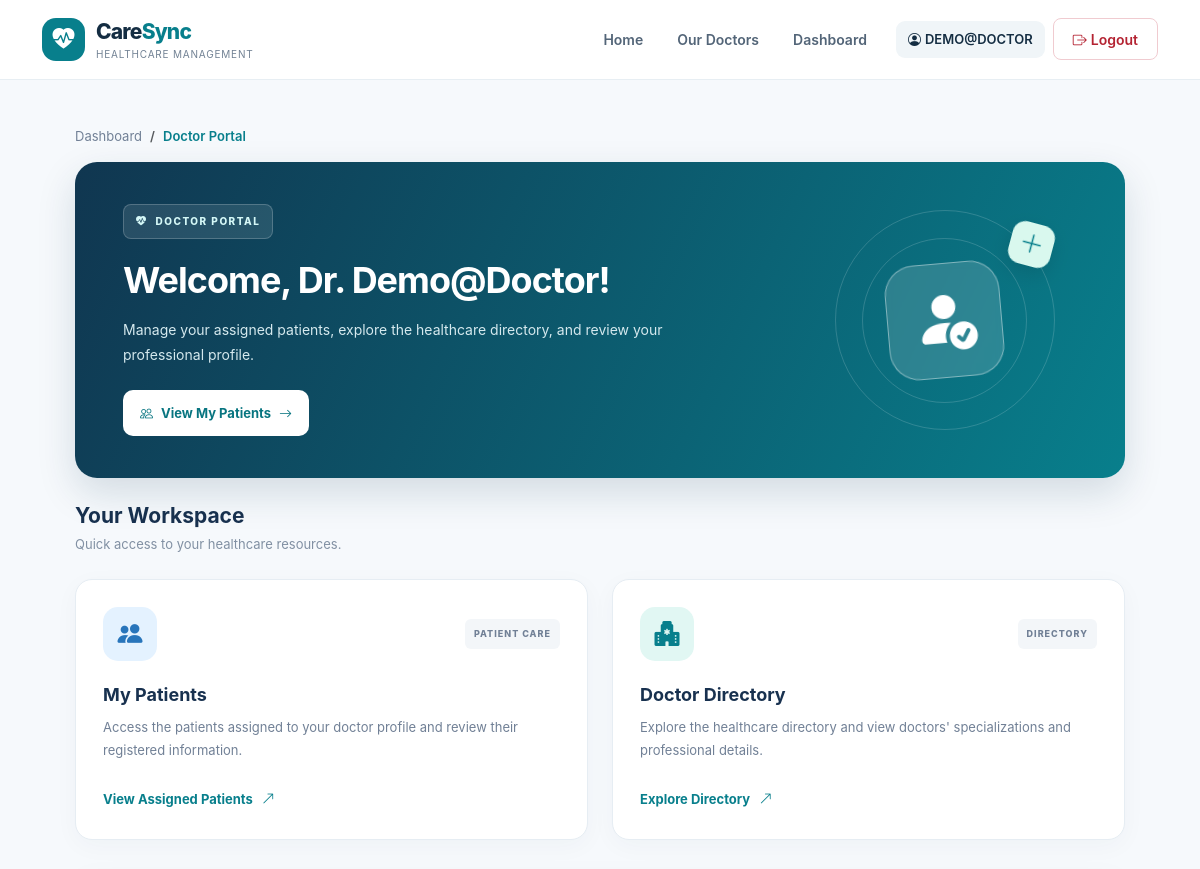
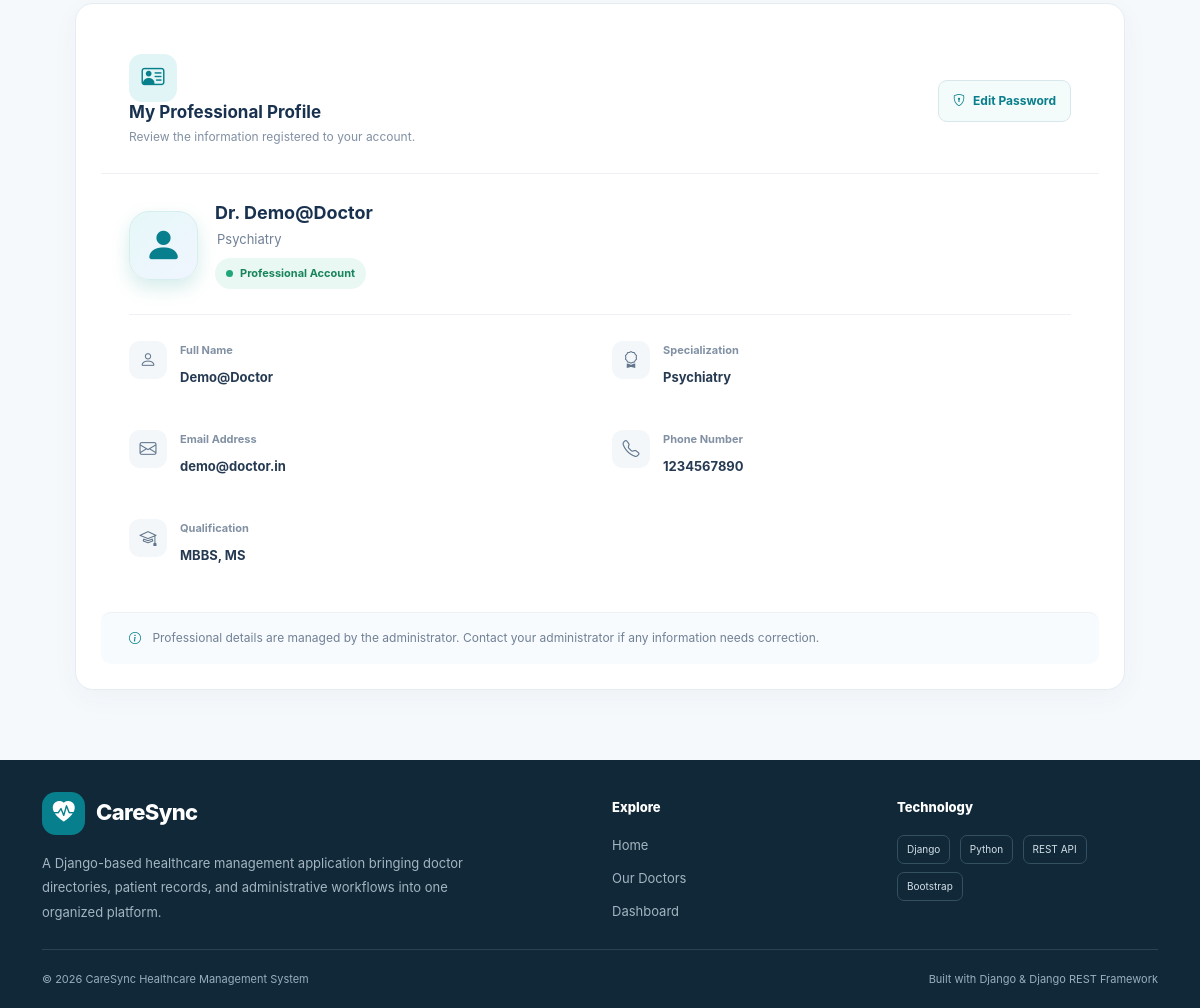
Page /doctor/dashboard/ (signed in) on the committed database (2 pictures, top to bottom).
### healthcare/models.py (models this page shows, shortened)
class Doctor(models.Model):
    user = models.OneToOneField(
        User,
        on_delete=models.CASCADE,
        related_name='doctor_profile',
        null=True,
        blank=True
    )
    name = models.CharField(max_length=100)
    specialization = models.CharField(max_length=100)
    phone = models.CharField(max_length=15)
    email = models.EmailField()
    must_change_password = models.BooleanField(default=True)
    qualification = models.CharField(
        max_length=200,
        blank=True
    )
    experience_years = models.PositiveSmallIntegerField(
        null=True,
        blank=True
    )
    consultation_fee = models.DecimalField(
        max_digits=8,
        decimal_places=2,
        null=True,
        blank=True
    )
    availability = models.CharField(
        max_length=200,
        blank=True
    )
    bio = models.TextField(
        blank=True
    )

### healthcare/views.py (the view)
# urls.py: path('doctor/dashboard/', views.doctor_dashboard, name='doctor_dashboard'),
@login_required
def doctor_dashboard(request):
    doctor = request.user.doctor_profile
    return render(
        request,
        'healthcare/doctor_dashboard.html',
        {'doctor': doctor}
    )

### templates/healthcare/doctor_dashboard.html (shortened to what this page needs)
{% extends "healthcare/base.html" %}
{% block content %}
<div class="doctor-dashboard">
    <nav aria-label="breadcrumb" class="doctor-breadcrumb">
        <ol class="breadcrumb mb-0">
            <li class="breadcrumb-item">
                <a href="{% url 'doctor_dashboard' %}">Dashboard</a>
            </li>
            <li class="breadcrumb-item active" aria-current="page">
                Doctor Portal
            </li>
        </ol>
    </nav>
    <section class="doctor-welcome">
        <div class="doctor-welcome-content">
            <span class="doctor-welcome-label">
                <i class="bi bi-heart-pulse-fill me-2"></i>
                DOCTOR PORTAL
            </span>
            <h1>
                Welcome, Dr. {{ doctor.name|default:request.user.username }}!
            </h1>
            <p>
                Manage your assigned patients, explore the healthcare
                directory, and review your professional profile.
            </p>
            <a href="{% url 'doctor_patients' %}"
               class="doctor-welcome-button">
                <i class="bi bi-people me-2"></i>
                View My Patients
                <i class="bi bi-arrow-right ms-2"></i>
            </a>
        </div>
        <div class="doctor-welcome-art" aria-hidden="true">
            <div class="doctor-art-circle doctor-art-circle-one"></div>
            <div class="doctor-art-circle doctor-art-circle-two"></div>
            <div class="doctor-art-icon">
                <i class="bi bi-person-fill-check"></i>
            </div>
            <div class="doctor-art-cross">
                <i class="bi bi-plus-lg"></i>
            </div>
        </div>
    </section>
    <div class="doctor-section-heading">
        <div>
            <h2>Your Workspace</h2>
            <p>Quick access to your healthcare resources.</p>
        </div>
    </div>
    <div class="row g-4 doctor-dashboard-cards">
        <div class="col-md-6">
            <div class="doctor-action-card doctor-patients-card">
                <div class="doctor-action-top">
                    <div class="doctor-action-icon patients-icon">
                        <i class="bi bi-people-fill"></i>
                    </div>
                    <span class="doctor-card-tag">PATIENT CARE</span>
                </div>
                <h3>My Patients</h3>
                <p>
                    Access the patients assigned to your doctor profile
                    and review their registered information.
                </p>
                <a href="{% url 'doctor_patients' %}"
                   class="doctor-card-link">
                    View Assigned Patients
                    <i class="bi bi-arrow-up-right"></i>
                </a>
            </div>
        </div>
        <div class="col-md-6">
            <div class="doctor-action-card doctor-directory-card">
                <div class="doctor-action-top">
                    <div class="doctor-action-icon directory-icon">
                        <i class="bi bi-hospital-fill"></i>
                    </div>
                    <span class="doctor-card-tag">DIRECTORY</span>
                </div>
                <h3>Doctor Directory</h3>
                <p>
                    Explore the healthcare directory and view
                    doctors' specializations and professional details.
                </p>
                <a href="{% url 'doctors' %}"
                   class="doctor-card-link">
                    Explore Directory
                    <i class="bi bi-arrow-up-right"></i>
                </a>
            </div>
        </div>
    </div>
    <section class="doctor-profile-card">
        <div class="doctor-profile-header">
            <div class="doctor-profile-heading">
                <div class="doctor-profile-heading-icon">
                    <i class="bi bi-person-vcard"></i>
                </div>
                <div>
                    <h2>My Professional Profile</h2>
                    <p>Review the information registered to your account.</p>
                </div>
            </div>
            <a href="{% url 'edit_doctor' doctor.pk %}"
               class="doctor-password-button">
                <i class="bi bi-shield-lock me-2"></i>
                Edit Password
            </a>
        </div>
        <div class="doctor-profile-content">
            <div class="doctor-profile-identity">
                <div class="doctor-profile-avatar">
                    <i class="bi bi-person-fill"></i>
                </div>
                <div>
                    <h3>
                        Dr. {{ doctor.name|default:request.user.username }}
                    </h3>
                    <p>
                        {{ doctor.specialization|default:"Medical Professional" }}
                    </p>
                    <span class="doctor-profile-status">
                        <span class="doctor-status-dot"></span>
                        Professional Account
                    </span>
                </div>
            </div>
            <div class="doctor-profile-divider"></div>
            <div class="row g-4">
                <div class="col-md-6">
                    <div class="doctor-profile-field">
                        <span class="doctor-field-icon">
                            <i class="bi bi-person"></i>
                        </span>
                        <div>
                            <span class="doctor-field-label">Full Name</span>
                            <p>
                                {{ doctor.name|default:request.user.username }}
                            </p>
                        </div>
                    </div>
                </div>
                <div class="col-md-6">
                    <div class="doctor-profile-field">
                        <span class="doctor-field-icon">
                            <i class="bi bi-award"></i>
                        </span>
                        <div>
                            <span class="doctor-field-label">Specialization</span>
                            <p>
                                {{ doctor.specialization|default:"Not provided" }}
                            </p>
                        </div>
                    </div>
                </div>
                <div class="col-md-6">
                    <div class="doctor-profile-field">
                        <span class="doctor-field-icon">
                            <i class="bi bi-envelope"></i>
                        </span>
                        <div>
                            <span class="doctor-field-label">Email Address</span>
                            <p class="doctor-profile-value">
                                {{ doctor.email|default:request.user.email|default:"Not provided" }}
                            </p>
                        </div>
                    </div>
                </div>
                <div class="col-md-6">
                    <div class="doctor-profile-field">
                        <span class="doctor-field-icon">
                            <i class="bi bi-telephone"></i>
                        </span>
                        <div>
                            <span class="doctor-field-label">Phone Number</span>
                            <p>
                                {{ doctor.phone|default:"Not provided" }}
                            </p>
                        </div>
                    </div>
                </div>
                {% if doctor.qualification %}
                <div class="col-md-6">
                    <div class="doctor-profile-field">
                        <span class="doctor-field-icon">
                            <i class="bi bi-mortarboard"></i>
                        </span>
                        <div>
                            <span class="doctor-field-label">Qualification</span>
                            <p>{{ doctor.qualification }}</p>
                        </div>
                    </div>
                </div>
                {% endif %}
            </div>
        </div>
        <div class="doctor-profile-footer">
            <i class="bi bi-info-circle me-2"></i>
            Professional details are managed by the administrator.
            Contact your administrator if any information needs correction.
        </div>
    </section>
</div>
{% endblock %}

### templates/healthcare/base.html (shortened to what this page needs)
{% load static %}
<!DOCTYPE html>
<html lang="en">
<head>
    <link href="https://cdn.jsdelivr.net/npm/bootstrap@5.3.8/dist/css/bootstrap.min.css"
          rel="stylesheet">
    <link rel="stylesheet"
          href="https://cdn.jsdelivr.net/npm/bootstrap-icons@1.13.1/font/bootstrap-icons.min.css">
    <link rel="stylesheet" href="{% static 'css/style.css' %}">
</head>
<body>
<nav class="navbar navbar-expand-lg site-navbar sticky-top">
    <div class="container">
        <a class="navbar-brand brand-lockup" href="{% url 'home' %}">
            <span class="brand-mark">
                <i class="bi bi-heart-pulse-fill"></i>
            </span>
            <span>
                <span class="brand-title">Care<span>Sync</span></span>
                <small class="brand-subtitle">Healthcare Management</small>
            </span>
        </a>
        <div class="collapse navbar-collapse" id="mainNavbar">
            <ul class="navbar-nav ms-auto align-items-lg-center gap-lg-2">
                <li class="nav-item">
                    <a class="nav-link" href="{% url 'home' %}">
                        Home
                    </a>
                </li>
                <li class="nav-item">
                    <a class="nav-link" href="{% url 'doctors' %}">
                        Our Doctors
                    </a>
                </li>
                {% if user.is_authenticated %}
                    {% if user.is_staff %}
                        <li class="nav-item">
                            <a class="nav-link" href="{% url 'dashboard' %}">
                                Admin Dashboard
                            </a>
                        </li>
                    {% else %}
                        <li class="nav-item">
                            <a class="nav-link" href="{% url 'doctor_dashboard' %}">
                                Dashboard
                            </a>
                        </li>
                    {% endif %}
                    <li class="nav-item ms-lg-2">
                        <span class="nav-user">
                            <i class="bi bi-person-circle me-1"></i>
                            {{ user.username| upper }}
                        </span>
                    </li>
                    <li class="nav-item">
                        <a href="{% url 'logout' %}"
                           class="btn btn-nav-outline">
                            <i class="bi bi-box-arrow-right me-1"></i>
                            Logout
                        </a>
                    </li>
                {% else %}
                    <li class="nav-item ms-lg-2">
                        <a href="{% url 'login' %}" class="btn btn-nav-primary">
                            Sign In <i class="bi bi-arrow-right ms-1"></i>
                        </a>
                    </li>
                {% endif %}
            </ul>
        </div>
    </div>
</nav>
<main>
    {% block content %}{% endblock %}
</main>
<footer class="site-footer">
    <div class="container">
        <div class="row g-4 py-2 mt-0">
            <div class="col-lg-6">
                <a href="{% url 'home' %}" class="footer-brand">
                    <span class="brand-mark">
                        <i class="bi bi-heart-pulse-fill"></i>
                    </span>
                    CareSync
                </a>
                <p class="footer-description mt-3">
                    A Django-based healthcare management application
                    bringing doctor directories, patient records, and
                    administrative workflows into one organized platform.
                </p>
            </div>
            <div class="col-6 col-lg-3">
                <h6 class="footer-heading">Explore</h6>
                <a class="footer-link" href="{% url 'home' %}">Home</a>
                <a class="footer-link" href="{% url 'doctors' %}">Our Doctors</a>
                {% if user.is_authenticated %}
                    <a class="footer-link" href="{% url 'dashboard' %}">Dashboard</a>
                {% else %}
                    <a class="footer-link" href="{% url 'login' %}">Sign In</a>
                {% endif %}
            </div>
            <div class="col-6 col-lg-3">
                <h6 class="footer-heading">Technology</h6>
                <span class="tech-tag">Django</span>
                <span class="tech-tag">Python</span>
                <span class="tech-tag">REST API</span>
                <span class="tech-tag">Bootstrap</span>
            </div>
        </div>
        <div class="footer-bottom d-flex flex-column flex-md-row
                    justify-content-between gap-2">
            <span>&copy; {% now "Y" %} CareSync Healthcare Management System</span>
            <span>Built with Django &amp; Django REST Framework</span>
        </div>
    </div>
</footer>
</body>
</html>

### rows in the picture
Doctor: name "Demo@Doctor", specialization "Psychiatry", email "demo@doctor.in", phone "1234567890", qualification "MBBS, MS"

### other values in the picture
{{ user.username| upper }} "DEMO@DOCTOR"
